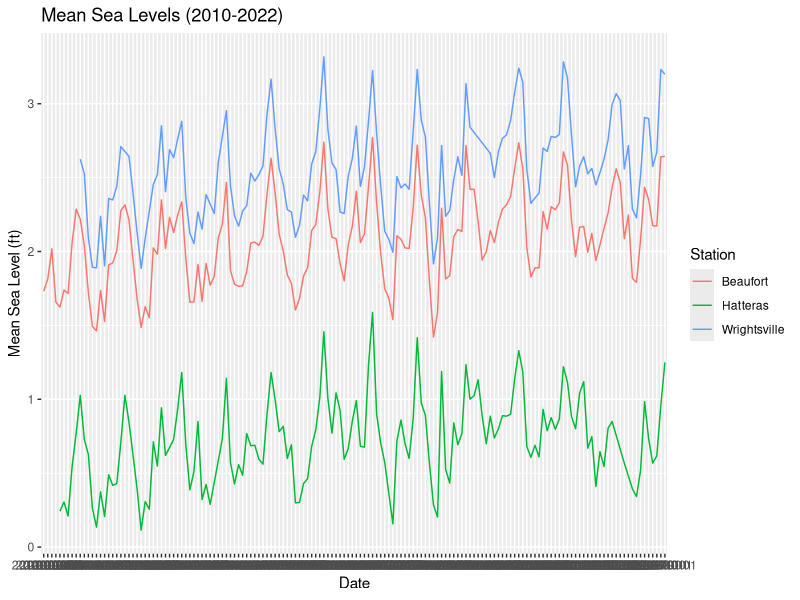
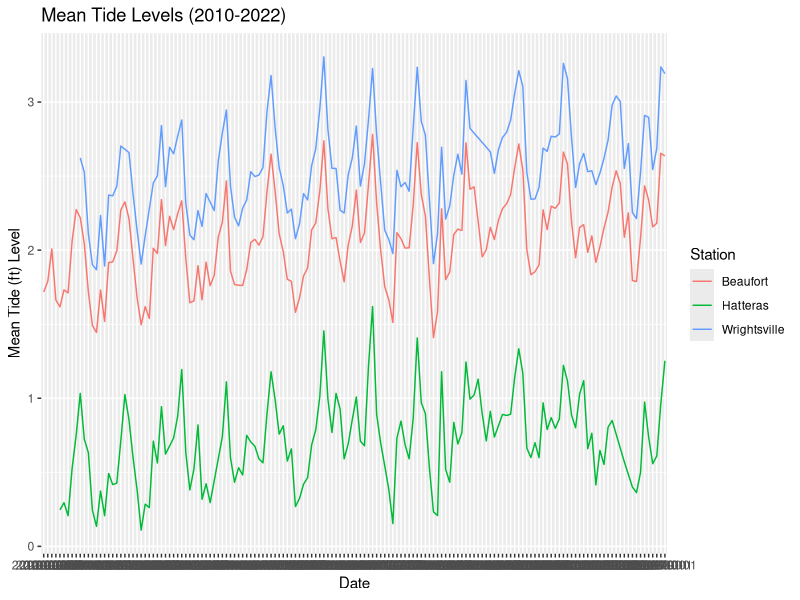

The R source for these figures, in order:
## ---- chunk 1
library(tidyverse)
library(dplyr)
library(plyr)
library(lubridate)
library(stringr)
library(readr)

## ---- chunk 2
setwd("/Users/ariellam/Desktop/EDA-Fall2022/EastmanLamPark_ENV872_EDA_FinalProject/EastmanLamPark_ENV872_EDA_FinalProject")
combined_sea_level_data <- read.csv("Code/combine_sealevel.csv")

sea_level <- ggplot(combined_sea_level_data, aes(x=Date, y=MSL..ft., group = Station))+geom_line(aes(color = Station)) +
    labs(title = "Mean Sea Levels (2010-2022)",
        y = "Mean Sea Level (ft)", x = "Date")

print(sea_level)

tide_level <- ggplot(combined_sea_level_data, aes(x=Date, y=MTL..ft., group = Station))+geom_line(aes(color = Station)) +
    labs(title = "Mean Tide Levels (2010-2022)",
        y = "Mean Tide (ft) Level", x = "Date")

print(tide_level)
## ---- chunk 3

